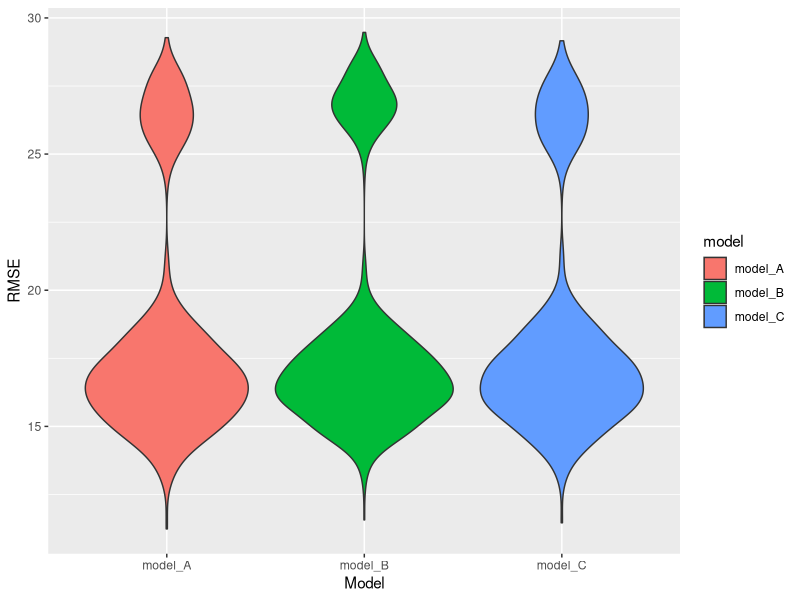
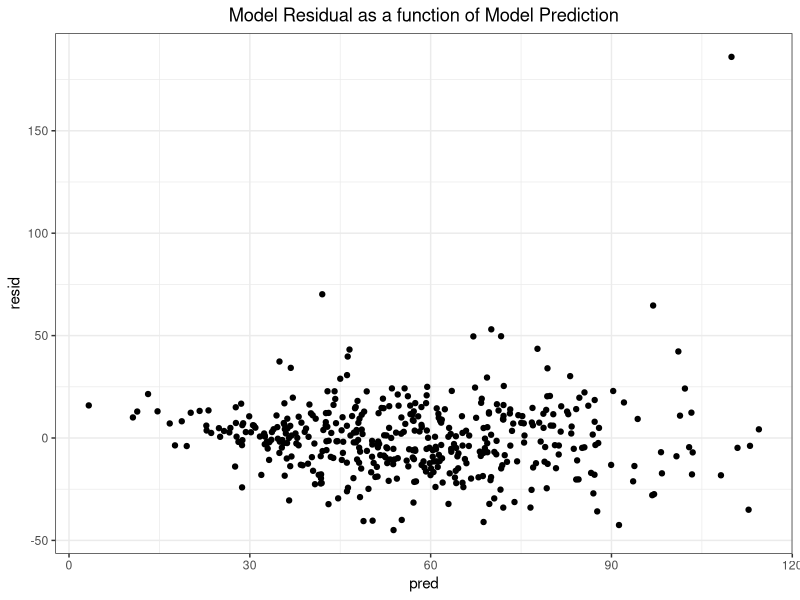
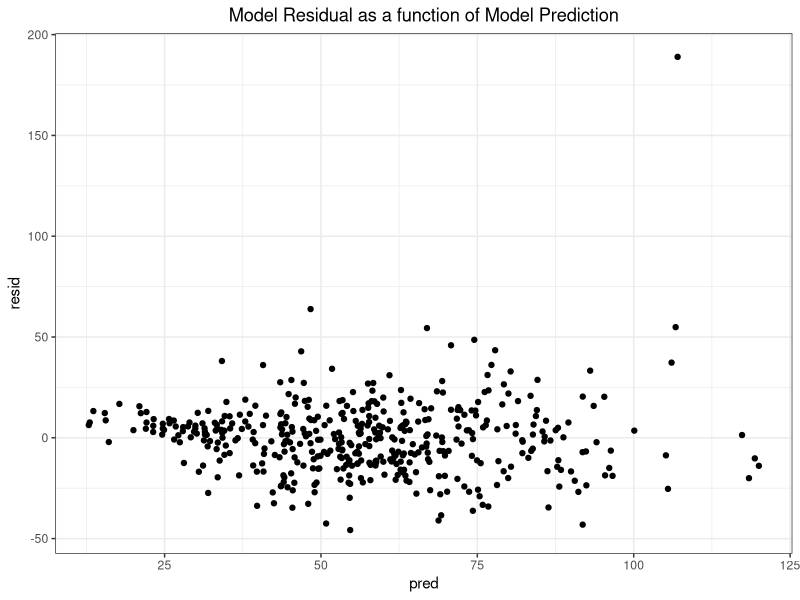
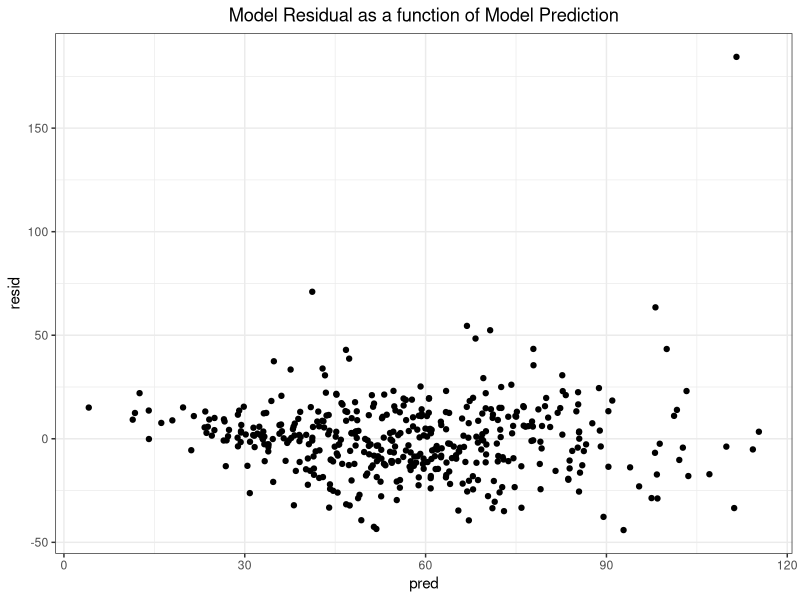
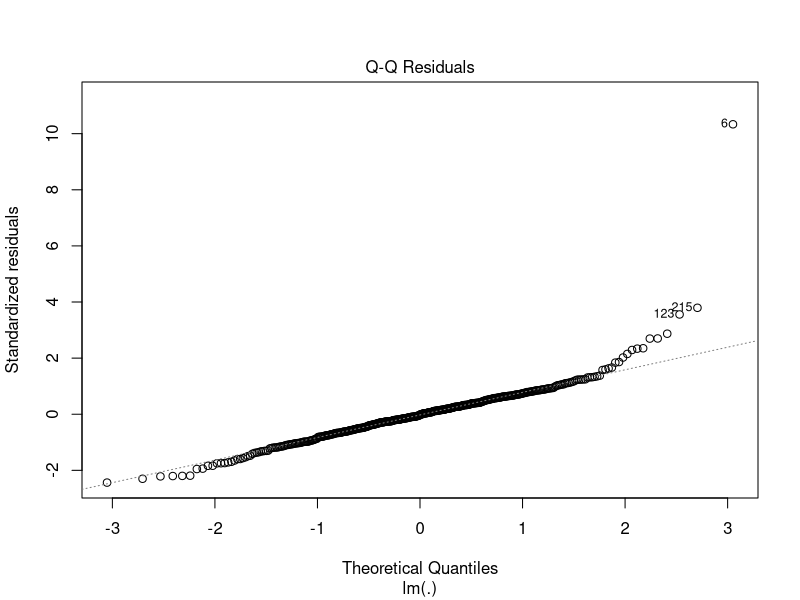
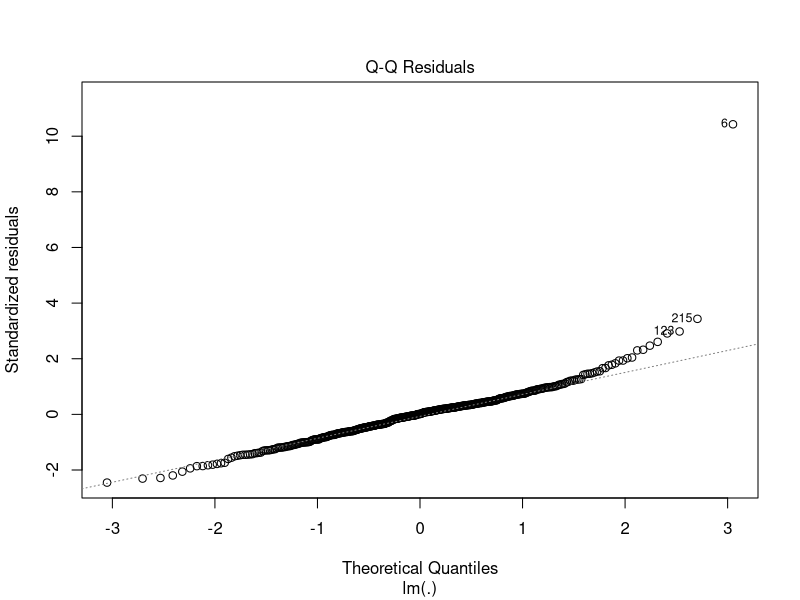
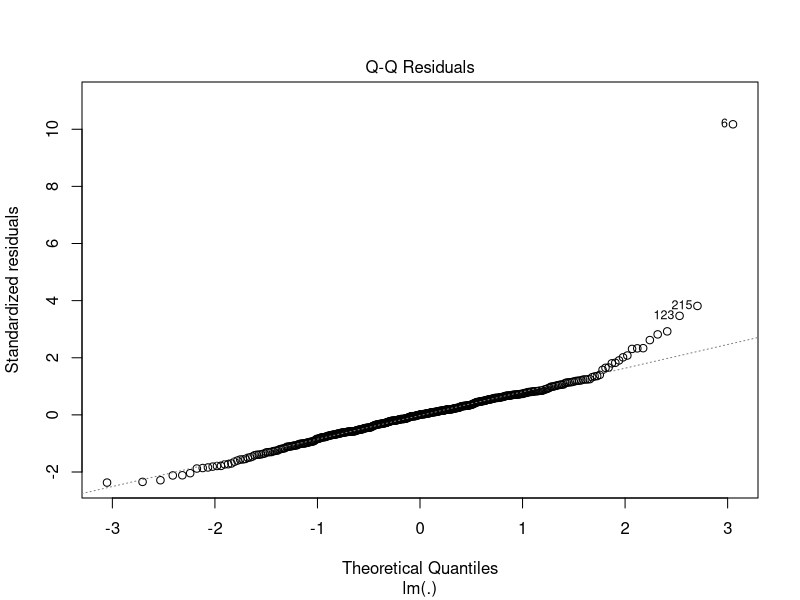
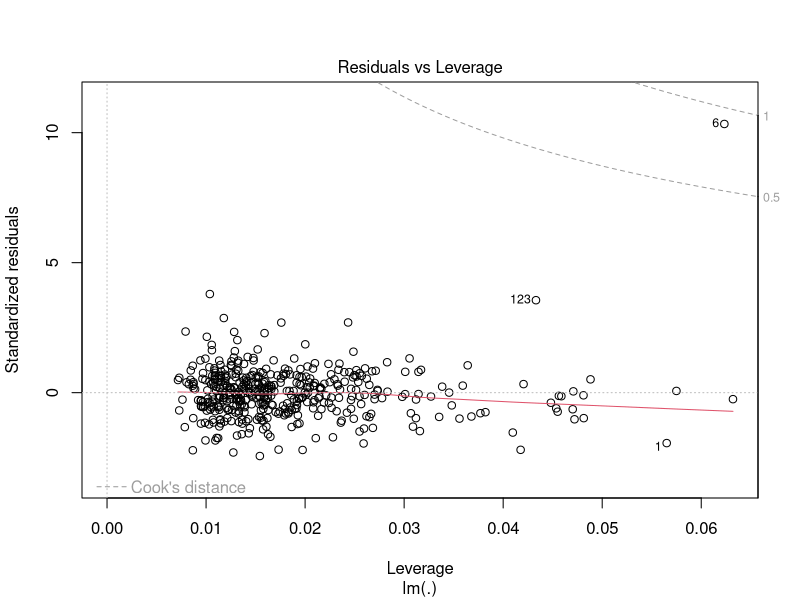

Generate these figures, in order, with R:
## ---- chunk 1
library(tidyverse)
library(modelr)
library(stringr)
## ---- chunk 2
# Functions

# Purpose: Calculates the Pearson's correlation coefficient between every
# variable in the data set and a specified variable.
# Arguments: v_name: a variable of type character that is the variable name
# Returns: A knitted table of correlations.
get_cor_by_var <- function(v_name) {
  cdi %>%
  map(~cor(as.numeric(.x), pull(cdi, v_name), method = "pearson")) %>%
  as_tibble() %>%
  pivot_longer(id:log_pop_density,
               names_to = "variables",
               values_to = "r") %>%
  mutate(
    sign = ifelse(r < 0, "-", "+"),
    r = abs(r)
  ) %>%
  arrange(desc(r)) %>%
  knitr::kable()
}

# Purpose: Fits the model and gets the model adjusted r-squared.
# Arguments: mod: a variable of type character that is the formula to fit a 
#            linear model.
# Returns: A numeric, the model adjusted r-squared.
get_mod_adj_r_squared <- function(mod, data = cdi) {
  lm(mod, data = data) %>%
  broom::glance() %>%
  pull(adj.r.squared)
}

# Purpose: Performs cross validation on a model specified by its formula.
# Arguments: mod: a variable of type character that is the formula to fit a 
#            linear model.
# Returns: A column vector of the model root mean squared errors generated by the validation procedure.
get_cv_rmse <- function(mod, data = cdi) {
  set.seed(1)
  crossv_mc(data, 1000) %>%
  mutate(
    train = map(train, as_tibble),
    test = map(test, as_tibble)
  ) %>%
  mutate(
    fitted_mod = map(train, ~lm(mod, data = .x))
  ) %>%
  mutate(
    rmse_mod = map2_dbl(fitted_mod, test, ~rmse(model = .x, data = .y))
  ) %>%
  pull(rmse_mod)
}

# Purpose: Fits model.
#          Plots model residual as a function of model prediction for the given
#          model formula.
# Arguments: mod: a variable of type character that is the formula to fit a 
#            linear model.
# Returns: The ggplot.
plot_model_residuals <- function(mod, data = cdi) {
  fitted_mod <- lm(mod, data = data) 
  cdi %>%
  add_predictions(fitted_mod) %>%
  add_residuals(fitted_mod) %>%
  ggplot(aes(x = pred, y = resid)) +
  geom_point() +
  theme_bw() +
  labs(
    title = "Model Residual as a function of Model Prediction"
  ) +
  theme(plot.title = element_text(hjust = 0.5))
}

# Purpose: Fits the specified model and creates a QQ Plot.
# Arguments: mod: a variable of type character that is the formula to fit a 
#            linear model.
# Returns: The plot.
plot_mod_qq <- function(mod, data = cdi) {
  mod %>%
  lm(data = data) %>%
  plot(which = 2)
}


# Purpose: Fits the specified model and creates a leverage plot.
# Arguments: mod: a variable of type character that is the formula to fit a 
#            linear model.
# Returns: The plot.
plot_mod_leverage <- function(mod, data = cdi) {
  mod %>%
  lm(data = data) %>%
  plot(which = 5)
}
## ---- chunk 3
cdi <- read_csv(here::here("data", "cdi.csv")) %>%
  mutate(CRM_1000 = (crimes/pop) * 1000,
         region = as.factor(region),
         region = fct_recode(region, "northeast" = "1", "north_central" = "2",
                             "south" = "3", "west" = "4"),
         pop_density = pop/area,
         log_pop18 = log(pop18),
         log_poverty = log(poverty),
         log_totalinc = log(totalinc),
         log_pcincome = log(pcincome),
         log_pop_density = log(pop_density))
## ---- chunk 4
get_cor_by_var("CRM_1000")
## ---- chunk 5
# Define model formulas and put in a list
model_A <- "CRM_1000 ~ region + log_pop_density + log_totalinc + log_pop18 + log_poverty"
model_B <- "CRM_1000 ~ region + log_pop_density + log_pcincome + log_poverty"
model_C <- "CRM_1000 ~ region + log_pop_density + log_totalinc + log_poverty"

model_list <-  
  list(
    model_A = model_A,
    model_B = model_B,
    model_C = model_C
  )
## ---- chunk 6
# Get each model's adjusted r-squared
map(model_list, get_mod_adj_r_squared) %>%
  as_tibble() %>%
  pivot_longer(model_A:model_C,
               names_to = "model",
               values_to = "adj_r_squared") %>%
  arrange(desc(adj_r_squared)) %>%
  knitr::kable()
## ---- chunk 7
# Perform cross validation for each model
map(model_list, get_cv_rmse) %>%
  as_tibble() %>%
  pivot_longer(model_A:model_C,
               names_to = "model",
               values_to = "RMSE") %>%
  arrange(RMSE) %>%
  ggplot(aes(x = model, y = RMSE, fill = model)) +
  geom_violin() + labs(x = "Model", y = "RMSE")
## ---- chunk 8
plot_model_residuals(model_A)
## ---- chunk 9
plot_model_residuals(model_B)
## ---- chunk 10
plot_model_residuals(model_C)
## ---- chunk 11
plot_mod_qq(model_A)
## ---- chunk 12
plot_mod_qq(model_B)
## ---- chunk 13
plot_mod_qq(model_C)
## ---- chunk 14
plot_mod_leverage(model_A)
## ---- chunk 15
plot_mod_leverage(model_B)
## ---- chunk 16
plot_mod_leverage(model_C)
## ---- chunk 17
cdi_2 <- cdi %>% slice(-6)
# Get each model's adjusted r-squared
map(model_list, get_mod_adj_r_squared, data = cdi_2) %>%
  as_tibble() %>%
  pivot_longer(model_A:model_C,
               names_to = "model",
               values_to = "adj_r_squared") %>%
  arrange(desc(adj_r_squared)) %>%
  knitr::kable()

# Perform cross validation for each model
map(model_list, get_cv_rmse, data = cdi_2) %>%
  as_tibble() %>%
  pivot_longer(model_A:model_C,
               names_to = "model",
               values_to = "RMSE") %>%
  arrange(RMSE) %>%
  ggplot(aes(x = model, y = RMSE, fill = model)) +
  geom_violin() + labs(x = "Model", y = "RMSE")

#Residual plots
plot_model_residuals(model_A, data = cdi_2)
plot_model_residuals(model_B, data = cdi_2)
plot_model_residuals(model_C, data = cdi_2)

#Q-Q plots
plot_mod_qq(model_A, data = cdi_2)
plot_mod_qq(model_B, data = cdi_2)
plot_mod_qq(model_C, data = cdi_2)

#Leverage plots
plot_mod_leverage(model_A, data = cdi_2)
plot_mod_leverage(model_B, data = cdi_2)
plot_mod_leverage(model_C, data = cdi_2)
## ---- chunk 18
broom::tidy(lm(model_C, data = cdi_2)) %>%
  knitr::kable()
